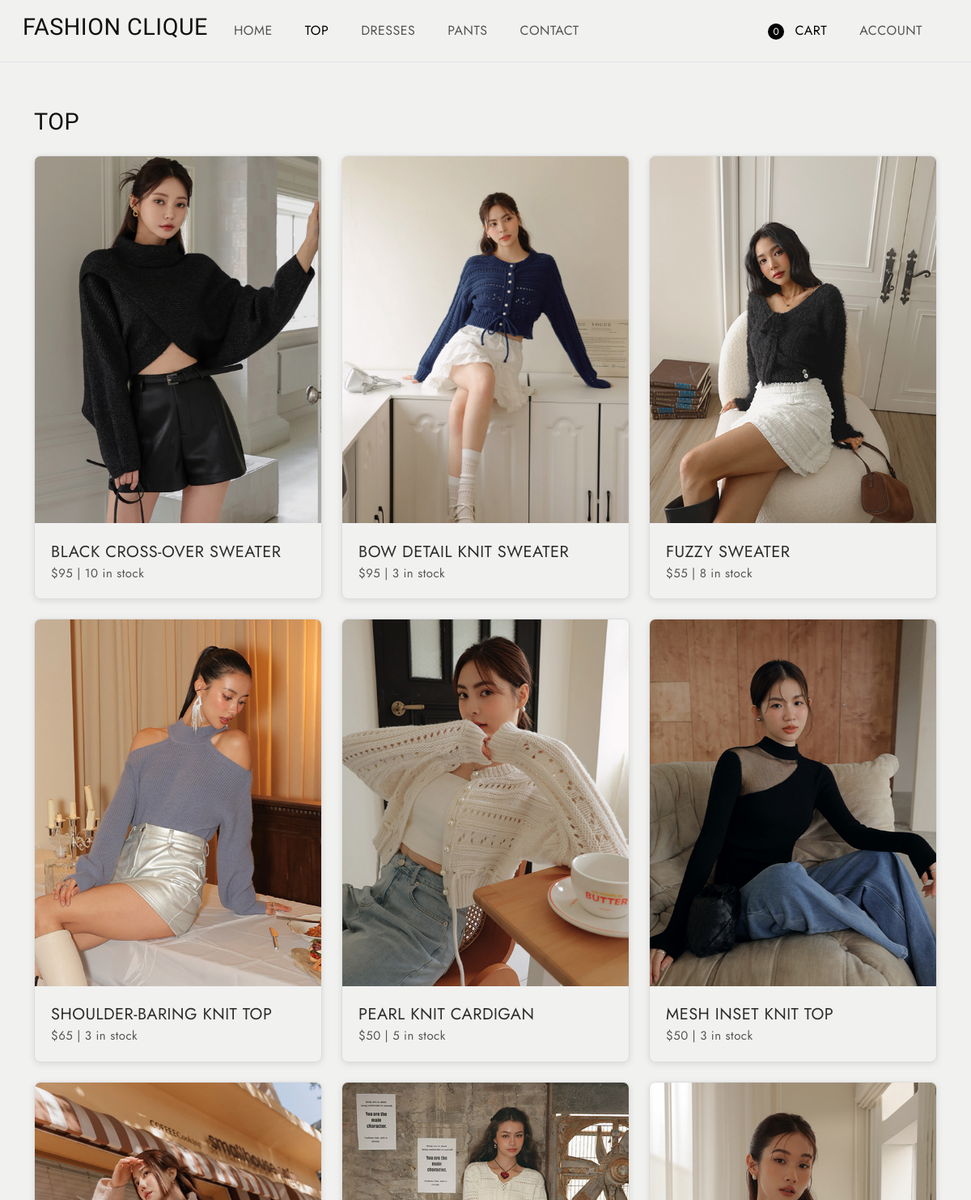
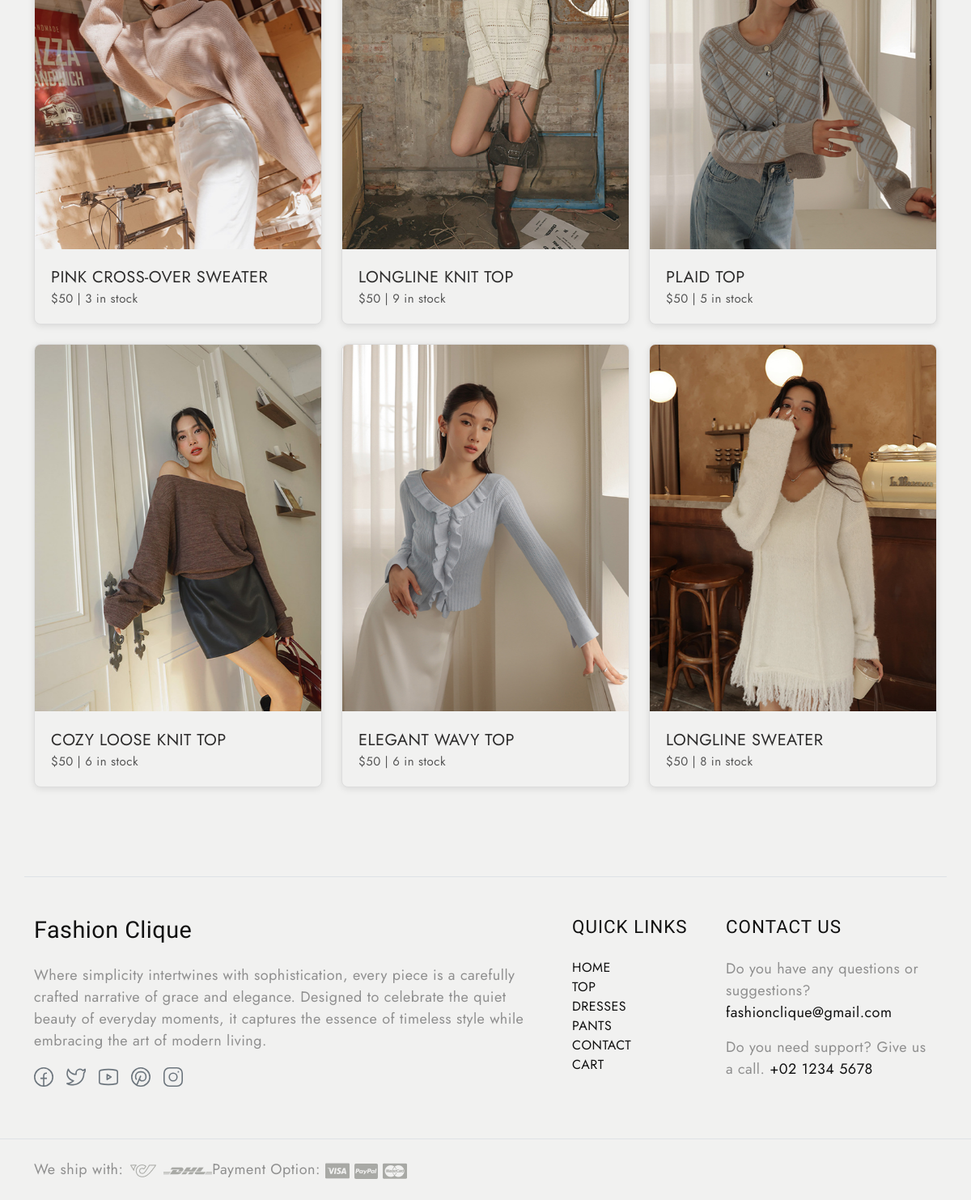
The app's page /top with its own data (2 pictures, top to bottom).
### tables this page shows
CREATE TABLE products (id INTEGER PRIMARY KEY AUTOINCREMENT, name TEXT NOT NULL, type TEXT NOT NULL, price INTEGER NOT NULL, img TEXT NOT NULL, stock INTEGER NOT NULL);

### app.py (the view)
@app.route('/top')
def top():
    products = get_products("top")
    return render_template('top.html', products=products)

### app.py (called while the page is built)
def get_products(product_type):
    conn = sqlite3.connect(DB_PATH)
    c = conn.cursor()
    if product_type:
        c.execute("SELECT * FROM products WHERE type=?", (product_type,))
    products = c.fetchall()  # Fetch all rows
    conn.close()
    return products

### templates/top.html (shortened to what this page needs)
<!DOCTYPE html>
<html lang="en">
  <head>
    <link
      href="https://cdn.jsdelivr.net/npm/bootstrap@5.3.0-alpha3/dist/css/bootstrap.min.css"
      rel="stylesheet"
    />
    <link
      rel="stylesheet"
      type="text/css"
      href="{{ url_for('static', filename='css/vendor.css') }}"
    />
    <link
      rel="stylesheet"
      href="https://cdn.jsdelivr.net/npm/swiper@9/swiper-bundle.min.css"
    />
    <link
      rel="stylesheet"
      type="text/css"
      href="{{ url_for('static', filename='css/style.css') }}"
    />
  </head>
  <body class="homepage">
    <nav
      class="navbar navbar-expand-lg bg-light text-uppercase fs-6 p-3 border-bottom align-items-center"
    >
      <div class="container-fluid">
        <div class="row justify-content-between align-items-center w-100">
          <div class="col-auto d-flex align-items-center gap-4">
            <h4>FASHION CLIQUE</h4>
            <ul class="navbar-nav d-flex flex-row gap-4 mb-0">
              <li class="nav-item">
                <a class="nav-link" href="/index">Home</a>
              </li>
              <li class="nav-item">
                <a class="nav-link active" href="/top">Top</a>
              </li>
              <li class="nav-item">
                <a class="nav-link" href="/dresses">Dresses</a>
              </li>
              <li class="nav-item">
                <a class="nav-link" href="/pants">Pants</a>
              </li>
              <li class="nav-item">
                <a class="nav-link" href="/contact">Contact</a>
              </li>
            </ul>
          </div>
          <div class="col-auto">
            <ul class="navbar-nav d-flex flex-row gap-4">
              <li class="nav-item">
                <a class="nav-link active" href="/cart">
                  <span id="cartCount" class="cart-circle">0</span> Cart
                </a>
              </li>
              <li class="nav-item">
                <a id="accountLink" class="nav-link" href="#">Account</a>
              </li>
            </ul>
          </div>
        </div>
      </div>
    </nav>
    <section
      id="best-sellers"
      class="best-sellers py-2 position-relative bg-light"
    >
      <div class="container">
        <div
          class="d-flex flex-wrap justify-content-between align-items-center mt-5 mb-3 bg-light"
        >
          <h4 class="text-uppercase">Top</h4>
        </div>
        <div class="row g-4 bg-light">
          {% for product in products %}
          <div class="col-md-4">
            <div class="product-item image-zoom-effect link-effect bg-light">
              <div class="image-holder">
                <div
                  class="image-wrapper {% if product[5] == 0 %}out-of-stock{% endif %}"
                >
                    <img
                      src="{{ url_for('static', filename=product[4]) }}"
                      alt="product"
                      class="product-image img-fluid"
                    />
                </div>
              </div>
              <div class="product-content">
                <div class="product-name">
                  <span>{{ product[1] }}</span>
                </div>
                <div class="product-info">
                  <span class="price">${{ product[3] }}</span>
                  <span>|</span>
                  <span class="stock">
                    {% if product[5] == 0 %} Unavailable {% else %} {{
                    product[5] }} in stock {% endif %}
                  </span>
                </div>
              </div>
            </div>
          </div>
          {% endfor %}
        </div>
      </div>
    </section>
    <footer id="footer" class="bg-light">
      <div class="container">
        <br /><br />
        <div class="row d-flex flex-wrap py-5 border-top">
          <div class="col-md-7 col-sm-6">
            <div class="footer-menu footer-menu-001">
              <div class="footer-intro mb-4">
                <h4>Fashion Clique</h4>
              </div>
              <p>
                Where simplicity intertwines with sophistication, every piece is
                a carefully crafted narrative of grace and elegance. Designed to
                celebrate the quiet beauty of everyday moments, it captures the
                essence of timeless style while embracing the art of modern
                living.
              </p>
              <div class="social-links">
                <ul class="list-unstyled d-flex flex-wrap gap-3">
                  <li>
                    <a href="https://www.facebook.com" class="text-secondary">
                      <svg width="24" height="24" viewBox="0 0 24 24">
                        <use xlink:href="#facebook"></use>
                      </svg>
                    </a>
                  </li>
                  <li>
                    <a href="https://www.twitter.com" class="text-secondary">
                      <svg width="24" height="24" viewBox="0 0 24 24">
                        <use xlink:href="#twitter"></use>
                      </svg>
                    </a>
                  </li>
                  <li>
                    <a href="https://www.youtube.com" class="text-secondary">
                      <svg width="24" height="24" viewBox="0 0 24 24">
                        <use xlink:href="#youtube"></use>
                      </svg>
                    </a>
                  </li>
                  <li>
                    <a href="https://www.pinterest.com" class="text-secondary">
                      <svg width="24" height="24" viewBox="0 0 24 24">
                        <use xlink:href="#pinterest"></use>
                      </svg>
                    </a>
                  </li>
                  <li>
                    <a href="https://www.instagram.com" class="text-secondary">
                      <svg width="24" height="24" viewBox="0 0 24 24">
                        <use xlink:href="#instagram"></use>
                      </svg>
                    </a>
                  </li>
                </ul>
              </div>
            </div>
          </div>
          <div class="col-md-2 col-sm-6">
            <div class="footer-menu footer-menu-002">
              <h5 class="widget-title text-uppercase mb-4">Quick Links</h5>
              <ul
                class="menu-list list-unstyled text-uppercase border-animation-left fs-6"
              >
                <li class="menu-item">
                  <a href="/index" class="item-anchor">Home</a>
                </li>
                <li class="menu-item">
                  <a href="/top" class="item-anchor">Top</a>
                </li>
                <li class="menu-item">
                  <a href="/dresses" class="item-anchor">Dresses</a>
                </li>
                <li class="menu-item">
                  <a href="/pants" class="item-anchor">Pants</a>
                </li>
                <li class="menu-item">
                  <a href="/contact" class="item-anchor">Contact</a>
                </li>
                <li class="menu-item">
                  <a href="/cart" class="item-anchor">Cart</a>
                </li>
              </ul>
            </div>
          </div>
          <div class="col-md-3 col-sm-6">
            <div class="footer-menu footer-menu-004 border-animation-left">
              <h5 class="widget-title text-uppercase mb-4">Contact Us</h5>
              <p>
                Do you have any questions or suggestions?
                <a href="mailto:fashionclique@gmail.com" class="item-anchor"
                  >fashionclique@gmail.com</a
                >
              </p>
              <p>
                Do you need support? Give us a call.
                <a href="tel:+02 1234 5678" class="item-anchor"
                  >+02 1234 5678</a
                >
              </p>
            </div>
          </div>
        </div>
      </div>
      <div class="border-top py-4">
        <div class="container">
          <div class="row">
            <div class="col-md-6 d-flex flex-wrap">
              <div class="shipping">
                <span>We ship with:</span>
                <img
                  src="{{ url_for('static', filename='images/arct-icon.png') }}"
                  alt="icon"
                />
                <img
                  src="{{ url_for('static', filename='images/dhl-logo.png') }}"
                  alt="icon"
                />
              </div>
              <div class="payment-option">
                <span>Payment Option:</span>
                <img
                  src="{{ url_for('static', filename='images/visa-card.png') }}"
                  alt="card"
                />
                <img
                  src="{{ url_for('static', filename='images/paypal-card.png') }}"
                  alt="card"
                />
                <img
                  src="{{ url_for('static', filename='images/master-card.png') }}"
                  alt="card"
                />
              </div>
            </div>
          </div>
        </div>
      </div>
    </footer>
  </body>
</html>

### static/css/style.css (style rules this page uses)
body { --heading-font: "Marcellus", Roboto, sans-serif; --heading-font-weight: 400; --heading-color: #111; --heading-line-height: 1.24; --swiper-theme-color: #8c907e; --bs-body-font-family: "Jost", Roboto, sans-serif; --bs-body-font-size: 18px; --bs-body-font-weight: 400; --bs-body-line-height: 1.5; --bs-body-color: #8f8f8f; --bs-body-color-rgb: 143, 143, 143; --bs-primary: #8c907e; --bs-secondary: #6c757d; --bs-black: #111; --bs-light: #f1f1f0; --bs-dark: #212529; --bs-gray: #9aa1a7; --bs-gray-dark: #51565b; --bs-primary-rgb: 140, 144, 126; --bs-secondary-rgb: 108, 117, 125; --bs-black-rgb: 17, 17, 17; --bs-light-rgb: 241, 241, 240; --bs-dark-rgb: 33, 37, 41; --bs-link-color: #111; --bs-link-color-rgb: 17, 17, 17; --bs-link-decoration: underline; --bs-link-hover-color: #111; --bs-link-hover-color-rgb: 17, 17, 17; }
body { letter-spacing: 0.03rem; }
h1, .h1, h2, .h2, h3, .h3, h4, .h4, h5, .h5, h6, .h6 { font-family: var(--heading-font); font-weight: var(--heading-font-weight); color: var(--heading-color); line-height: var(--heading-line-height); }
h5, h6 { letter-spacing: 1px; }
h4, .h4 { font-size: 1.8rem; }
h5, .h5 { font-size: 1.4rem; }
a { text-decoration: none; }
.container-fluid { max-width: 1800px; }
.image-zoom-effect { display: flex; flex-wrap: wrap; }
.image-zoom-effect .image-holder { width: 100%; height: auto; overflow: hidden; transform: scale(1); transition: transform 0.3s cubic-bezier(0.25, 0.46, 0.45, 0.94); }
.image-zoom-effect img { transform: scale(1); will-change: transform; transition: transform 0.3s cubic-bezier(0.25, 0.46, 0.45, 0.94); z-index: 0; }
.border-animation-left .item-anchor { position: relative; margin-bottom: 20px; }
.border-animation-left .item-anchor:after { content: ""; position: absolute; width: 0; height: 1px; left: 0; bottom: 0; z-index: 9; background: var(--bs-dark); transition: all 0.5s ease; }
.border-animation-left.light-border .item-anchor:after, .border-animation-left .item-anchor:after { background: var(--bs-dark); }
.product-item { position: relative; overflow: hidden; border: 1px solid #ddd; border-radius: 8px; box-shadow: 0 2px 8px rgba(0, 0, 0, 0.1); margin-bottom: 0px; background-color: #fff; display: flex; flex-direction: column; height: 100%; }
.product-image { width: 100%; height: 100%; object-fit: cover; transition: transform 0.3s ease-in-out, filter 0.3s ease; }
.product-content { padding: 20px; display: flex; flex-direction: column; }
.product-name { font-size: 20px; color: #2e2d2d; justify-content: space-between; align-items: center; }
.product-info { font-size: 15px; color: #555; justify-content: space-between; align-items: center; }
.product-info .price { text-align: left; flex: 1; }
.product-info .stock { text-align: right; flex: 1; }
.image-holder { position: relative; }
.image-wrapper { position: relative; }
.cart-circle { display: inline-block; width: 20px; height: 20px; border-radius: 50%; background-color: black; color: white; text-align: center; font-size: 12px; line-height: 20px; margin-right: 8px; }

### records on screen
products: img (picture), name "BLACK CROSS-OVER SWEATER", price "95", stock "10"
products: img (picture), name "BOW DETAIL KNIT SWEATER", price "95", stock "3"
products: img (picture), name "FUZZY SWEATER", price "55", stock "8"
products: img (picture), name "SHOULDER-BARING KNIT TOP", price "65", stock "3"
products: img (picture), name "PEARL KNIT CARDIGAN", price "50", stock "5"
products: img (picture), name "MESH INSET KNIT TOP", price "50", stock "3"
products: img (picture), name "PINK CROSS-OVER SWEATER", price "50", stock "3"
products: img (picture), name "LONGLINE KNIT TOP", price "50", stock "9"
products: img (picture), name "PLAID TOP", price "50", stock "5"
products: img (picture), name "COZY LOOSE KNIT TOP", price "50", stock "6"
products: img (picture), name "ELEGANT WAVY TOP", price "50", stock "6"
products: img (picture), name "LONGLINE SWEATER", price "50", stock "8"
